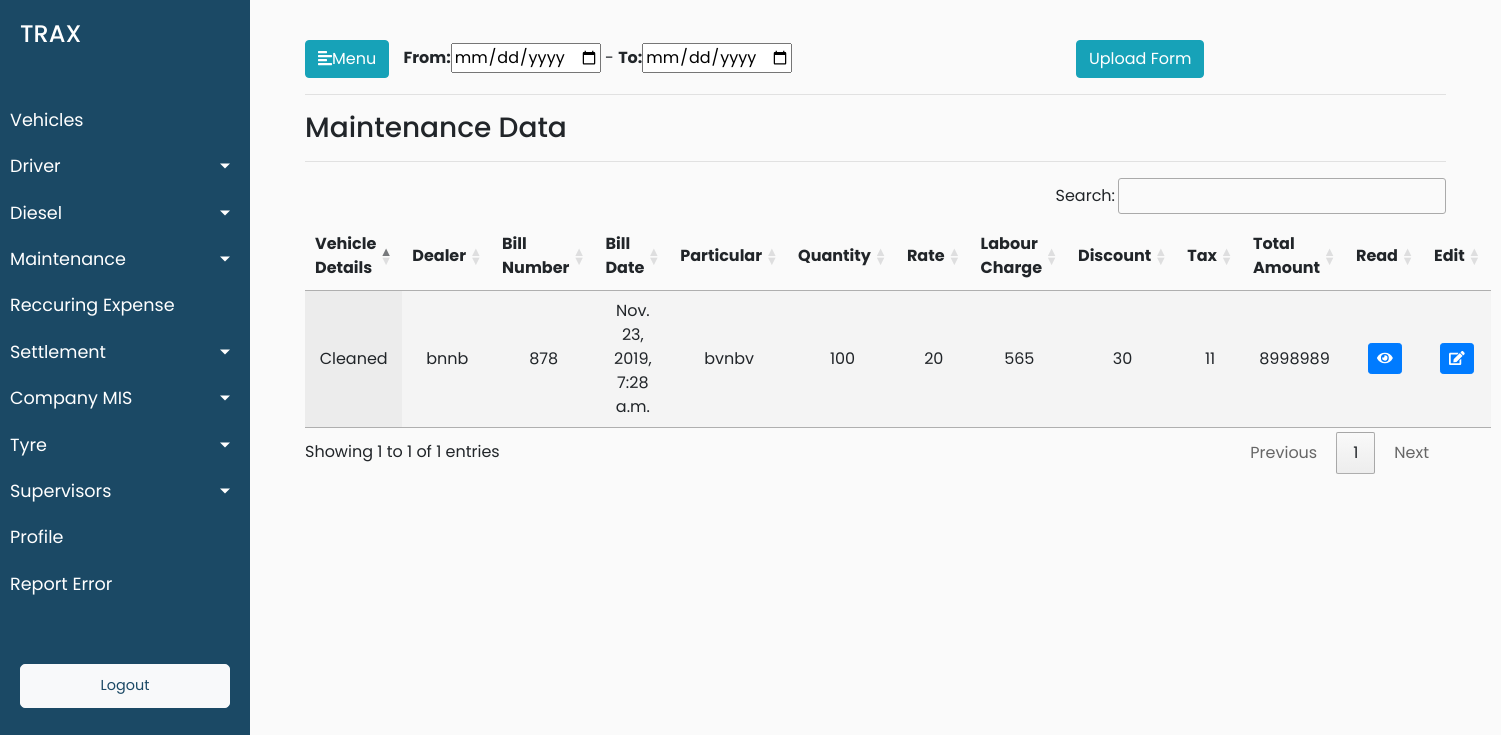
Page /maintenance/maintenance_data on the earlier database version.
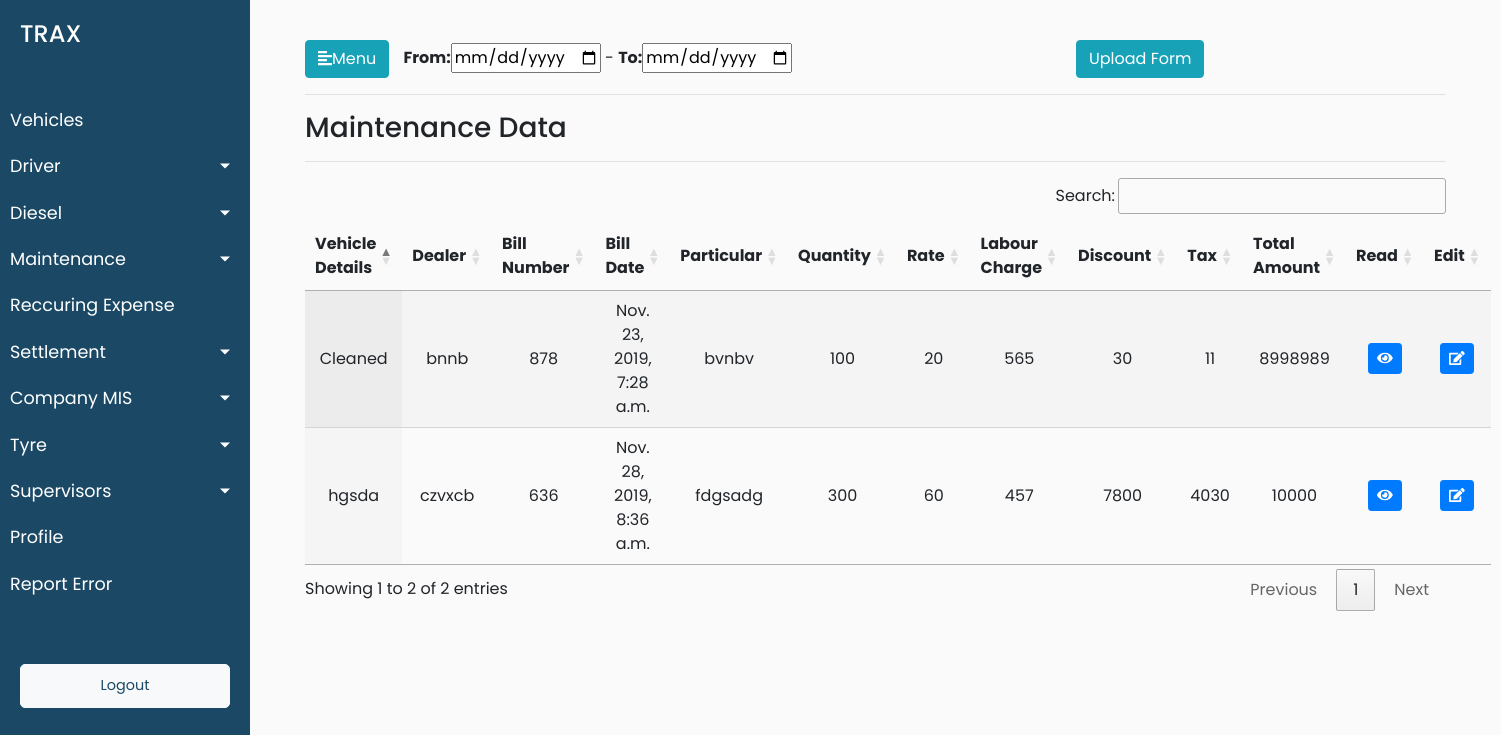
Same page on the later database version.
### trax_vehicle_manager_data/models.py (models this page shows, shortened)
class Expenses(models.Model):
    expense_name = models.CharField(max_length=50)
    expense_id = models.PositiveSmallIntegerField()
    expense_vehicle_id = models.ForeignKey(Vehicles, on_delete = models.CASCADE)

class Maintenance(Expenses):
    YES = 'yes'
    NO = 'no'
    chalak_malak_choices = ((YES,'yes'),(NO,'no'))
    vehicle_number = models.PositiveIntegerField()
    vehicle_detail = models.CharField(max_length=50)
    bill_date = models.DateTimeField(default=timezone.now)
    vehicle_type = models.CharField(max_length=50)
    chalak_malal = models.CharField(choices=chalak_malak_choices,max_length=100)
    company_name = models.CharField(max_length=50)
    odometer_reading = models.PositiveIntegerField()
    bill_number = models.PositiveIntegerField()
    dealer_part_number = models.PositiveIntegerField()
    maintenance_dealer_name = models.CharField(max_length=900)
    particular = models.CharField(max_length=50)
    particular_details = models.CharField(max_length=50)
    quantity = models.PositiveIntegerField()
    rate = models.PositiveIntegerField()
    amount = models.PositiveIntegerField()
    discount = models.PositiveIntegerField()
    tax = models.PositiveIntegerField()
    tds = models.PositiveIntegerField()
    labour_charge = models.PositiveIntegerField()
    total_amount = models.PositiveIntegerField()

### trax_vehicle_manager_data/views.py (the view)
# urls.py: path('maintenance/maintenance_data',views.maintenance_data,name='maintenance_data'),
def maintenance_data(request):
    maintenance_data_objects = Maintenance.objects.all()
    data = {'maintenance_data_objects':maintenance_data_objects}
    return render(request,'trax_vehicle_manager_data/maintenance_data.html',data)

### trax_vehicle_manager_data/templates/trax_vehicle_manager_data/maintenance_data.html (shortened to what this page needs)
{% extends 'trax_vehicle_manager_data/base.html' %}
{% load static %}
{% block stylesheets %}
<link rel="stylesheet" href="//cdn.datatables.net/1.10.19/css/jquery.dataTables.min.css">
{% endblock stylesheets %}
{% block content %}
<span id="date"><b>From:</b><input type="date"> - <b>To:</b><input type="date"></span>
<span id="btn">
<button class="upload_maintenance_form btn btn-info" style="margin-left:-370px;">Upload Form </button>
</span>
<hr>
<h3>Maintenance Data</h3>
<hr>
<div>
{% if maintenance_data_objects %}
    <table id="test_table" class="display" style="width:100%">
        <thead>
            <tr>
                <th>Vehicle Details</th>
                <th>Dealer</th>
                <th>Bill Number</th>
                <th>Bill Date</th>
                <th>Particular</th>
                <th>Quantity</th>
                <th>Rate</th>
                <th>Labour Charge</th>
                <th>Discount</th>
                <th>Tax</th>
                <th>Total Amount</th>
                <th>Read</th>
                <th>Edit</th>
            </tr>
        </thead>
        <tbody>
            {% for maintenance_data in maintenance_data_objects %}
            <tr>
                <td>{{maintenance_data.vehicle_detail}}</td>
                <td>{{maintenance_data.maintenance_dealer_name}}</td>
                <td>{{maintenance_data.bill_number}}</td>
                <td>{{maintenance_data.bill_date}}</td>
                <td>{{maintenance_data.particular}}</td>
                <td>{{maintenance_data.quantity}}</td>
                <td>{{maintenance_data.rate}}</td>
                <td>{{maintenance_data.labour_charge}}</td>
                <td>{{maintenance_data.discount}}</td>
                <td>{{maintenance_data.tax}}</td>
                <td>{{maintenance_data.total_amount}}</td>
                <td>
                        <button type="button" class="read-data-entered btn btn-sm btn-primary" data-id="{% url 'trax_vehicle_manager_data:read_maintenance_data' pk=maintenance_data.pk %}">
        <span class="fa fa-eye"></span>
      </button>
      </td>
                <td>
							<button type="button" class="update-data-entered btn btn-sm btn-primary" data-id="{% url 'trax_vehicle_manager_data:update_maintenance_data' pk=maintenance_data.pk %}">
								<span class="fa fa-edit"></span>
							</button>
						</td>
            </tr>
            {% endfor %}
        </tbody>
    </table>
    {% else %}
    <p class="no-leads text-primary">No data added yet.</p>
    {% endif %}
</div>
{% endblock %}

Differences in the rows shown:
added Maintenance: vehicle_detail "hgsda", maintenance_dealer_name "czvxcb", bill_number "636", bill_date "Nov. 28, 2019, 8:36 a.m.", particular "fdgsadg", quantity "300", rate "60", labour_charge "457", discount "7800", tax "4030", total_amount "10000"
Other differences:
text written by a page script: "Search: Showing 1 to 1 of 1 entries Previous 1 Next" → "Search: Showing 1 to 2 of 2 entries Previous 1 Next"
